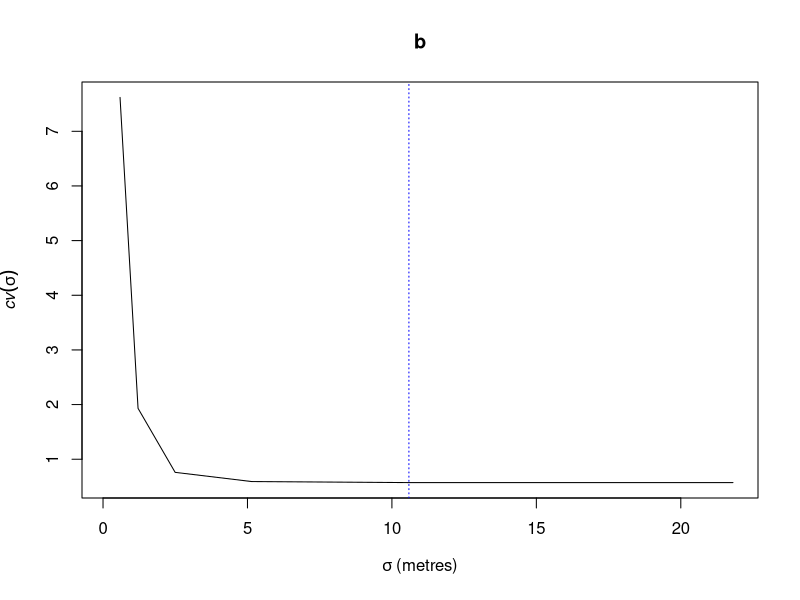
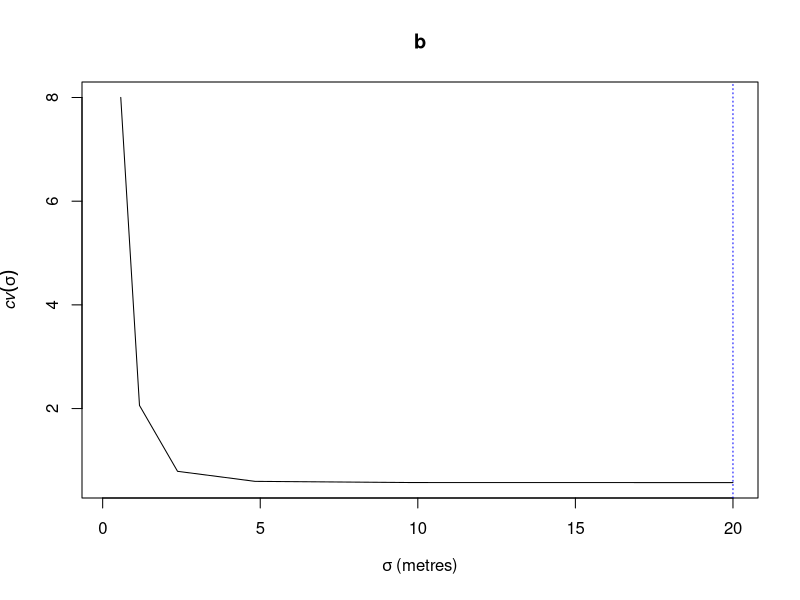

Write R code to recreate these figures, in order.
library(spatstat)


### Name: bw.relrisk
### Title: Cross Validated Bandwidth Selection for Relative Risk Estimation
### Aliases: bw.relrisk
### Keywords: spatial methods smooth

### ** Examples

  data(urkiola)
  ## Don't show: 
op <- spatstat.options(n.bandwidth=8)
## End(Don't show)
  b <- bw.relrisk(urkiola)
  b
  plot(b)
  b <- bw.relrisk(urkiola, hmax=20)
  plot(b)
  ## Don't show: 
spatstat.options(op)
## End(Don't show)
